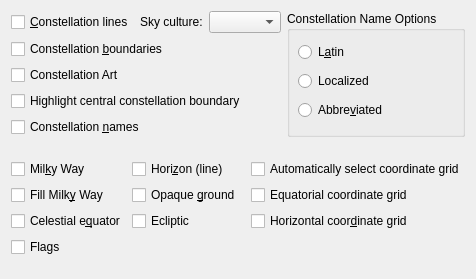
<?xml version="1.0" encoding="UTF-8"?>
<ui version="4.0">
 <class>OpsGuides</class>
 <widget class="QWidget" name="OpsGuides">
  <property name="geometry">
   <rect>
    <x>0</x>
    <y>0</y>
    <width>454</width>
    <height>279</height>
   </rect>
  </property>
  <layout class="QVBoxLayout" name="verticalLayout_2">
   <item>
    <layout class="QHBoxLayout" name="horizontalLayout_2">
     <item>
      <layout class="QVBoxLayout" name="verticalLayout">
       <item>
        <layout class="QHBoxLayout" name="horizontalLayout">
         <item>
          <widget class="QCheckBox" name="kcfg_ShowCLines">
           <property name="toolTip">
            <string>Show constellation lines?</string>
           </property>
           <property name="whatsThis">
            <string>If checked, constellation lines will be drawn on the sky map.</string>
           </property>
           <property name="text">
            <string>&amp;Constellation lines</string>
           </property>
           <attribute name="buttonGroup">
            <string notr="true">constellationButtonGroup</string>
           </attribute>
          </widget>
         </item>
         <item>
          <widget class="QLabel" name="textLabelSkyCulture">
           <property name="text">
            <string>Sky culture:</string>
           </property>
           <property name="buddy">
            <cstring>kcfg_SkyCulture</cstring>
           </property>
          </widget>
         </item>
         <item>
          <widget class="QComboBox" name="kcfg_SkyCulture">
           <property name="toolTip">
            <string>Choose sky culture</string>
           </property>
           <property name="whatsThis">
            <string>Here, you can choose how constellations are represented</string>
           </property>
          </widget>
         </item>
        </layout>
       </item>
       <item>
        <widget class="QCheckBox" name="kcfg_ShowCBounds">
         <property name="text">
          <string>Constellation &amp;boundaries</string>
         </property>
         <attribute name="buttonGroup">
          <string notr="true">constellationButtonGroup</string>
         </attribute>
        </widget>
       </item>
       <item>
        <widget class="QCheckBox" name="kcfg_ShowConstellationArt">
         <property name="text">
          <string>Constellation Art</string>
         </property>
         <attribute name="buttonGroup">
          <string notr="true">constellationButtonGroup</string>
         </attribute>
        </widget>
       </item>
       <item>
        <widget class="QCheckBox" name="kcfg_ShowHighlightedCBound">
         <property name="text">
          <string>Highlight central constellation boundary</string>
         </property>
         <attribute name="buttonGroup">
          <string notr="true">constellationButtonGroup</string>
         </attribute>
        </widget>
       </item>
       <item>
        <widget class="QCheckBox" name="kcfg_ShowCNames">
         <property name="toolTip">
          <string>Draw constellation names?</string>
         </property>
         <property name="whatsThis">
          <string>If checked, constellation names will be drawn on the sky map.</string>
         </property>
         <property name="text">
          <string>Constellation &amp;names</string>
         </property>
         <attribute name="buttonGroup">
          <string notr="true">constellationButtonGroup</string>
         </attribute>
        </widget>
       </item>
      </layout>
     </item>
     <item>
      <widget class="QGroupBox" name="ConstellOptions">
       <property name="title">
        <string>Constellation Name Options</string>
       </property>
       <layout class="QVBoxLayout">
        <property name="spacing">
         <number>6</number>
        </property>
        <property name="leftMargin">
         <number>8</number>
        </property>
        <property name="topMargin">
         <number>8</number>
        </property>
        <property name="rightMargin">
         <number>8</number>
        </property>
        <property name="bottomMargin">
         <number>8</number>
        </property>
        <item>
         <widget class="QRadioButton" name="kcfg_UseLatinConstellNames">
          <property name="toolTip">
           <string>Use Latin constellation names</string>
          </property>
          <property name="whatsThis">
           <string>Select this to use Latin constellation names on the sky map</string>
          </property>
          <property name="text">
           <string>L&amp;atin</string>
          </property>
          <attribute name="buttonGroup">
           <string notr="true">nameButtonGroup</string>
          </attribute>
         </widget>
        </item>
        <item>
         <widget class="QRadioButton" name="kcfg_UseLocalConstellNames">
          <property name="toolTip">
           <string>Use Localized constellation names</string>
          </property>
          <property name="whatsThis">
           <string>Select this to use constellation names from your locality (if available)</string>
          </property>
          <property name="text">
           <string>Localized</string>
          </property>
          <attribute name="buttonGroup">
           <string notr="true">nameButtonGroup</string>
          </attribute>
         </widget>
        </item>
        <item>
         <widget class="QRadioButton" name="kcfg_UseAbbrevConstellNames">
          <property name="toolTip">
           <string>Use IAU abbreviations</string>
          </property>
          <property name="whatsThis">
           <string>Select this to use abbreviations from the International Astronomical Union as constellation labels</string>
          </property>
          <property name="text">
           <string>Abbre&amp;viated</string>
          </property>
          <attribute name="buttonGroup">
           <string notr="true">nameButtonGroup</string>
          </attribute>
         </widget>
        </item>
       </layout>
      </widget>
     </item>
    </layout>
   </item>
   <item>
    <spacer>
     <property name="orientation">
      <enum>Qt::Vertical</enum>
     </property>
     <property name="sizeType">
      <enum>QSizePolicy::Fixed</enum>
     </property>
     <property name="sizeHint" stdset="0">
      <size>
       <width>20</width>
       <height>16</height>
      </size>
     </property>
    </spacer>
   </item>
   <item>
    <layout class="QGridLayout" name="gridLayout">
     <item row="4" column="1">
      <widget class="QCheckBox" name="kcfg_ShowEcliptic">
       <property name="toolTip">
        <string>Draw Ecliptic?</string>
       </property>
       <property name="whatsThis">
        <string>If checked, the ecliptic will be drawn on the sky map.  The ecliptic is a great circle on the sky that the Sun appears to follow over the course of one year.  All other solar system bodies roughly follow the ecliptic as well.</string>
       </property>
       <property name="text">
        <string>Ecliptic</string>
       </property>
       <attribute name="buttonGroup">
        <string notr="true">constellationButtonGroup</string>
       </attribute>
      </widget>
     </item>
     <item row="2" column="0">
      <widget class="QCheckBox" name="kcfg_FillMilkyWay">
       <property name="toolTip">
        <string>Use filled Milky Way contour?</string>
       </property>
       <property name="whatsThis">
        <string>If checked, the Milky Way contour will be shown filled.  Otherwise, only the outline will be drawn.</string>
       </property>
       <property name="text">
        <string>Fill Milk&amp;y Way</string>
       </property>
       <attribute name="buttonGroup">
        <string notr="true">constellationButtonGroup</string>
       </attribute>
      </widget>
     </item>
     <item row="0" column="1">
      <widget class="QCheckBox" name="kcfg_ShowHorizon">
       <property name="toolTip">
        <string>Draw horizon?</string>
       </property>
       <property name="whatsThis">
        <string>If checked, a line representing the local horizon will be drawn on the map.</string>
       </property>
       <property name="text">
        <string>Hori&amp;zon (line)</string>
       </property>
       <attribute name="buttonGroup">
        <string notr="true">constellationButtonGroup</string>
       </attribute>
      </widget>
     </item>
     <item row="0" column="0">
      <widget class="QCheckBox" name="kcfg_ShowMilkyWay">
       <property name="toolTip">
        <string>Draw the Milky Way contour?</string>
       </property>
       <property name="whatsThis">
        <string>If checked, a contour representing the Milky Way will be drawn on the sky map</string>
       </property>
       <property name="text">
        <string>Mil&amp;ky Way</string>
       </property>
       <attribute name="buttonGroup">
        <string notr="true">constellationButtonGroup</string>
       </attribute>
      </widget>
     </item>
     <item row="0" column="2">
      <widget class="QCheckBox" name="kcfg_AutoSelectGrid">
       <property name="toolTip">
        <string>Draw grids according to active coordinate system?</string>
       </property>
       <property name="whatsThis">
        <string>If checked, coordinate grids will automatically change according to active coordinate system.</string>
       </property>
       <property name="text">
        <string>Automatically select coordinate grid</string>
       </property>
       <attribute name="buttonGroup">
        <string notr="true">constellationButtonGroup</string>
       </attribute>
      </widget>
     </item>
     <item row="6" column="0">
      <widget class="QCheckBox" name="kcfg_ShowFlags">
       <property name="toolTip">
        <string>Draw flags?</string>
       </property>
       <property name="whatsThis">
        <string>If checked, flags will be drawn on the sky map</string>
       </property>
       <property name="text">
        <string>Flags</string>
       </property>
       <attribute name="buttonGroup">
        <string notr="true">constellationButtonGroup</string>
       </attribute>
      </widget>
     </item>
     <item row="2" column="2">
      <widget class="QCheckBox" name="kcfg_ShowEquatorialGrid">
       <property name="toolTip">
        <string>Draw equatorial coordinate grid?</string>
       </property>
       <property name="whatsThis">
        <string>If checked, a grid of lines will be drawn every 2 hours in Right Ascension and every 20 degrees in Declination.</string>
       </property>
       <property name="text">
        <string>Equatorial coordinate grid</string>
       </property>
       <attribute name="buttonGroup">
        <string notr="true">constellationButtonGroup</string>
       </attribute>
      </widget>
     </item>
     <item row="4" column="2">
      <widget class="QCheckBox" name="kcfg_ShowHorizontalGrid">
       <property name="toolTip">
        <string>Draw horizontal coordinate grid?</string>
       </property>
       <property name="whatsThis">
        <string>If checked, a grid of lines will be drawn every 30 degrees in Azimuth and every 20 degrees in Altitude.</string>
       </property>
       <property name="text">
        <string>Horizontal coor&amp;dinate grid</string>
       </property>
       <attribute name="buttonGroup">
        <string notr="true">constellationButtonGroup</string>
       </attribute>
      </widget>
     </item>
     <item row="2" column="1">
      <widget class="QCheckBox" name="kcfg_ShowGround">
       <property name="toolTip">
        <string>Draw opaque ground?</string>
       </property>
       <property name="whatsThis">
        <string>If checked, the area below the horizon will be filled in, to simulate the ground beneath you.  Note that the ground is never drawn when using the Equatorial coordinate system.</string>
       </property>
       <property name="text">
        <string>Opaque &amp;ground</string>
       </property>
       <attribute name="buttonGroup">
        <string notr="true">constellationButtonGroup</string>
       </attribute>
      </widget>
     </item>
     <item row="4" column="0">
      <widget class="QCheckBox" name="kcfg_ShowEquator">
       <property name="toolTip">
        <string>Draw Celestial equator?</string>
       </property>
       <property name="whatsThis">
        <string>If checked, the celestial equator will be drawn in the sky map.</string>
       </property>
       <property name="text">
        <string>Celestial e&amp;quator</string>
       </property>
       <attribute name="buttonGroup">
        <string notr="true">constellationButtonGroup</string>
       </attribute>
      </widget>
     </item>
    </layout>
   </item>
   <item>
    <spacer>
     <property name="orientation">
      <enum>Qt::Vertical</enum>
     </property>
     <property name="sizeType">
      <enum>QSizePolicy::Expanding</enum>
     </property>
     <property name="sizeHint" stdset="0">
      <size>
       <width>389</width>
       <height>16</height>
      </size>
     </property>
    </spacer>
   </item>
  </layout>
 </widget>
 <tabstops>
  <tabstop>kcfg_SkyCulture</tabstop>
  <tabstop>kcfg_ShowCBounds</tabstop>
  <tabstop>kcfg_ShowHighlightedCBound</tabstop>
  <tabstop>kcfg_ShowCNames</tabstop>
  <tabstop>kcfg_UseLocalConstellNames</tabstop>
  <tabstop>kcfg_UseAbbrevConstellNames</tabstop>
  <tabstop>kcfg_ShowMilkyWay</tabstop>
  <tabstop>kcfg_AutoSelectGrid</tabstop>
  <tabstop>kcfg_ShowEquatorialGrid</tabstop>
  <tabstop>kcfg_ShowHorizontalGrid</tabstop>
  <tabstop>kcfg_ShowFlags</tabstop>
 </tabstops>
 <resources/>
 <connections/>
 <buttongroups>
  <buttongroup name="constellationButtonGroup">
   <property name="exclusive">
    <bool>false</bool>
   </property>
  </buttongroup>
  <buttongroup name="nameButtonGroup"/>
 </buttongroups>
</ui>
